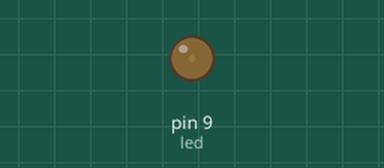
Recording of a sketch running on a simulated Arduino Uno, built with avr-gcc and run on an emulated ATmega328P. Shown: output pins drawn as LEDs (lit = HIGH).

Above: at 0.05 s.
At 0.55 s:
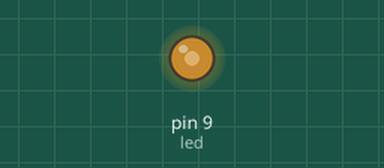
At 0.9 s:
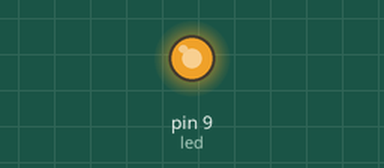
At 1.75 s:
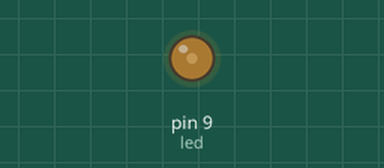
Timing chart, 0 to 4.6 s (numbered marks = the images above):
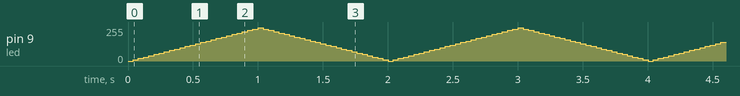

The sketch:

source.ino
```cpp
int led = 9;
int brightness = 0;
int brightnessStep = 10;
int stepPeriod = 40;

void setup()
{
    pinMode(led, OUTPUT);
}

void loop()
{
    analogWrite(led, brightness);
    brightness = brightness + brightnessStep;

    if (brightness <= 0 || brightness >= 250)
    {
        brightnessStep = -brightnessStep;
    }

    delay(stepPeriod);
}
```
